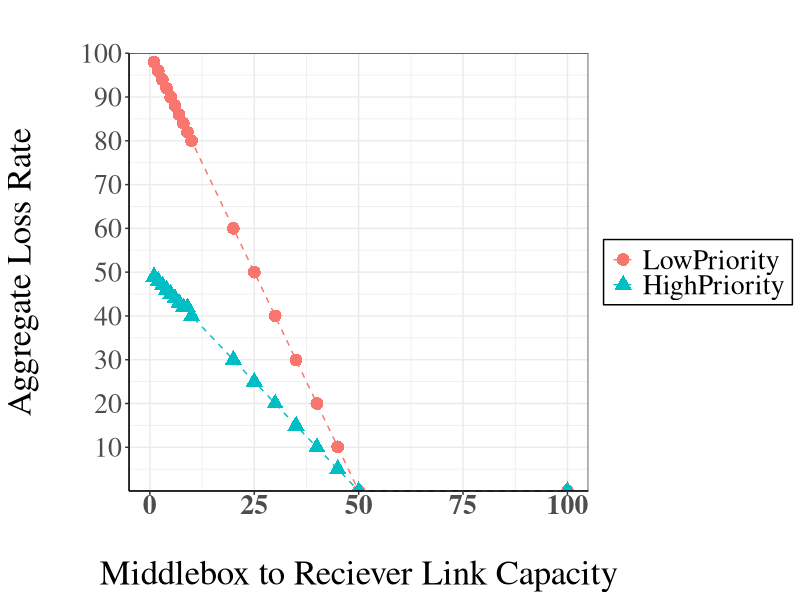

The R script that drew this image: (Note: this script raises an error after producing the figure.)
#group
library(ggplot2)
library(reshape)

library(ggplot2) #for ggplot use plotting
library(reshape) #for combining multiple variables
raw<-read.csv("highandlow.csv", sep=",") #Reads the data in each comma
mz<- melt(raw,id="Speed") #Formats the data frame to rely on Person as Y axis

# for switching the order of variables present in the plot
#mz$Speed<-factor(mz$Person, levels=c("Experiment Group","Control Group"))
# pass in our Data Frame var mm and feed which data to graph
p<- ggplot(mz, aes(x=Speed,y=value, colour=variable, shape=variable)) 
p<- p + geom_line(linetype=2) + geom_point(size = 4)
p<- p + scale_fill_manual("legend", labels=c("Low Packets", "High Packets"))
p<- p + labs(title="")
p<- p + xlab("Middlebox to Reciever Link Capacity")
p<- p + ylab("Aggregate Loss Rate")
#p<- p + theme(panel.border=element_blank(),panel.grid.major=element_blank(),axis.line.x = element_line(color = "black"), axis.line.y = element_line(color="black"), text=element_text(size=25, family = "Times"))
p<- p + theme_bw() + theme(legend.title=element_blank(), legend.background=element_rect(color = "black"), axis.text.x = element_text(face = "bold", margin = margin(0,0,0,0)), axis.title.y=element_text(margin = margin(0,30,0,0)))
p <- p + theme(axis.line.x = element_line(color = "black"), axis.line.y = element_line(color="black"), text=element_text(size=25, family = "Times"),axis.title.x=element_text(margin = margin(30,0,0,0)))
p<- p + scale_y_continuous(limit=c(0,100), expand = c(0,0), breaks=seq(10,100,10))
p <- p + coord_cartesian(xlimit=c(0,100))
p <- p + scale_x_continuous(breaks=seq(0,100,10), expand=c(0,0))
p
ggsave(filename = "highandlowloss.pdf", plot = last_plot(), width=210,height=297,units="mm")
